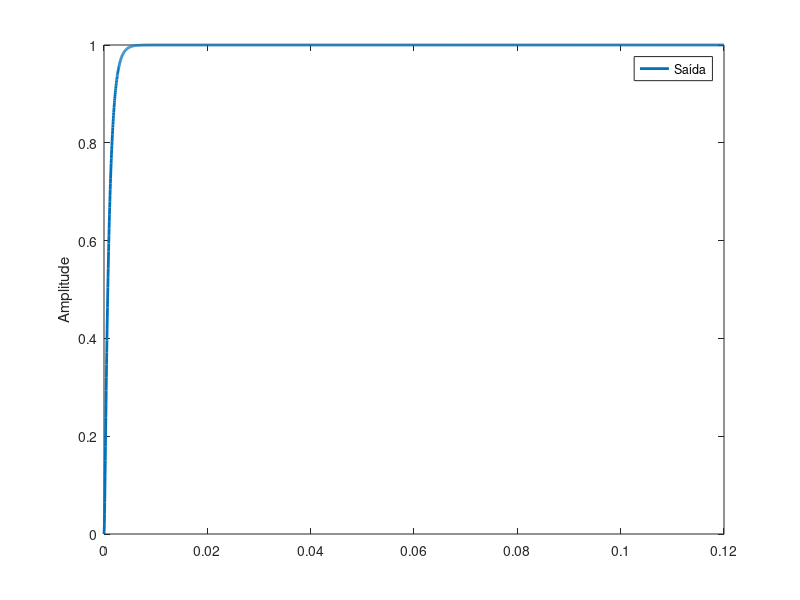

MATLAB code for this plot:
clc
close all
clear all

%{
    Considere o circuito da figura abaixo onde u(t) representa uma fonte
    de corrente CC. Os valores dos componentes são L = 1mH, C = 100μF e
    R = 1Ω. Obtenha uma representação em espaço de estados para o sistema
    onde x1(t)=iL(t)=y(t) e x2(t)=vC(t). Considere 3 algarismos
    significativos nas respostas.
%}

R = 1;
L = 0.001;
Cap = 0.0001;

%{
    OBTENDO AS EQUAÇÕES
    x1(t) = iL(t) = y(t)
    x2(t) = vC(t)

    x1' = iL'
    x2' = vC'

    iL + iC + iR = u(t)
    iC = -iL - iR = 0

    iL = (1 / L) ⌠vC
                 ⌡
    iL' = vC / L
    x1' = x2 / L                        (1)


    vC = (1 / C)⌠iC
                ⌡
    vC' = iC / C
    vC' = (-iL -iR + u) / C
    x2' = -x1 / C - x2 / RC + u/C       (2)

    REPRESENTAÇÃO MATRICIAL
    |x1'| = |  0    1/L||x1| + | 0 |u
    |x2'|   |-1/C -1/RC||x2|   |1/C|
%}

A = [0 1/L ; -1/Cap -1/(R*Cap)]
B = [0 ; 1/Cap]
C = [1 0]
D = 0;

G1 = ss(A, B, C, D)

%{
    Resposta do sistema ao degrau
%}

[Y1 T1 X1] = step(G1 , 0.12)

plot(T1, Y1, 'linewidth', 2);
legend('Saída');
ylabel('Amplitude');

%{
    Os polos do sistema, em ordem decrescente:
%}

eig(A)

